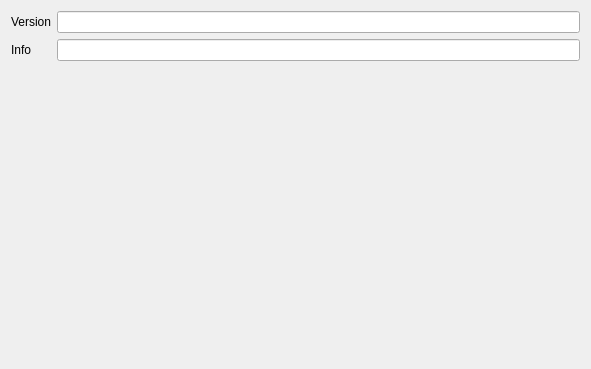
<?xml version="1.0" encoding="UTF-8"?>
<ui version="4.0">
 <class>VSCVersion</class>
 <widget class="QWidget" name="VSCVersion">
  <property name="geometry">
   <rect>
    <x>0</x>
    <y>0</y>
    <width>591</width>
    <height>369</height>
   </rect>
  </property>
  <property name="windowTitle">
   <string>Master Hard Disk Selecting</string>
  </property>
  <property name="windowIcon">
   <iconset resource="../main/vscmainwindows.qrc">
    <normaloff>:/logo/resources/vscsmall.jpg</normaloff>:/logo/resources/vscsmall.jpg</iconset>
  </property>
  <layout class="QVBoxLayout" name="verticalLayout">
   <item>
    <layout class="QGridLayout" name="gridLayout">
     <item row="0" column="1">
      <widget class="QLineEdit" name="ver">
       <property name="readOnly">
        <bool>true</bool>
       </property>
      </widget>
     </item>
     <item row="0" column="0">
      <widget class="QLabel" name="label">
       <property name="text">
        <string>Version</string>
       </property>
      </widget>
     </item>
     <item row="1" column="0">
      <widget class="QLabel" name="label_2">
       <property name="text">
        <string>Info</string>
       </property>
      </widget>
     </item>
     <item row="1" column="1">
      <widget class="QLineEdit" name="info">
       <property name="maximumSize">
        <size>
         <width>16777215</width>
         <height>16777215</height>
        </size>
       </property>
       <property name="readOnly">
        <bool>true</bool>
       </property>
      </widget>
     </item>
    </layout>
   </item>
   <item>
    <spacer name="verticalSpacer">
     <property name="orientation">
      <enum>Qt::Vertical</enum>
     </property>
     <property name="sizeHint" stdset="0">
      <size>
       <width>20</width>
       <height>40</height>
      </size>
     </property>
    </spacer>
   </item>
  </layout>
 </widget>
 <resources>
  <include location="../main/vscmainwindows.qrc"/>
 </resources>
 <connections/>
</ui>
